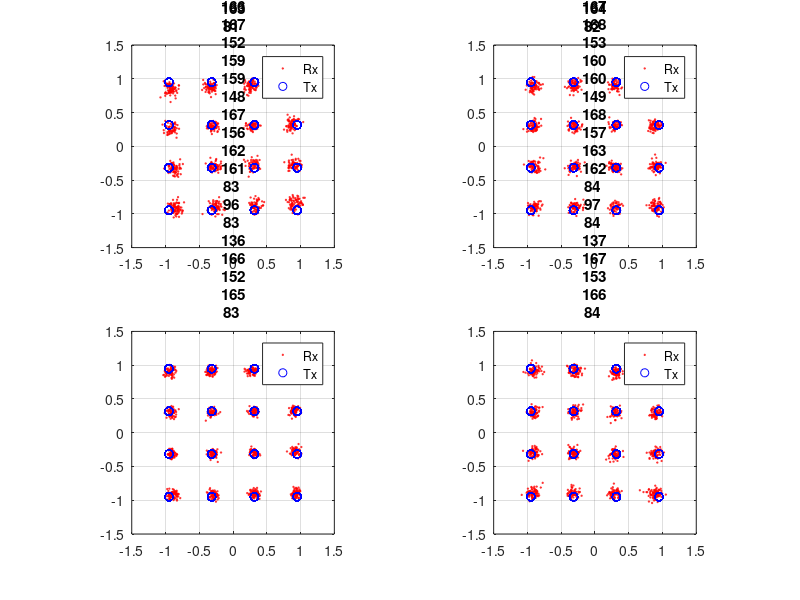
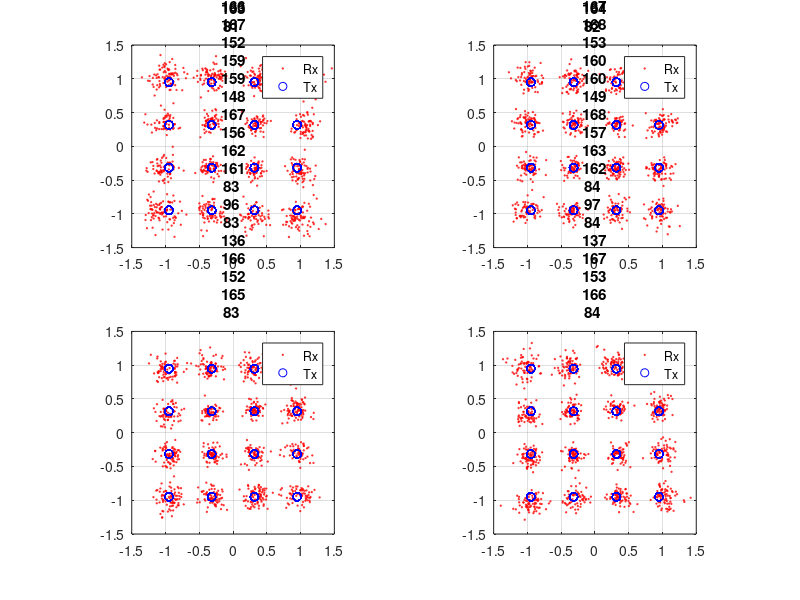
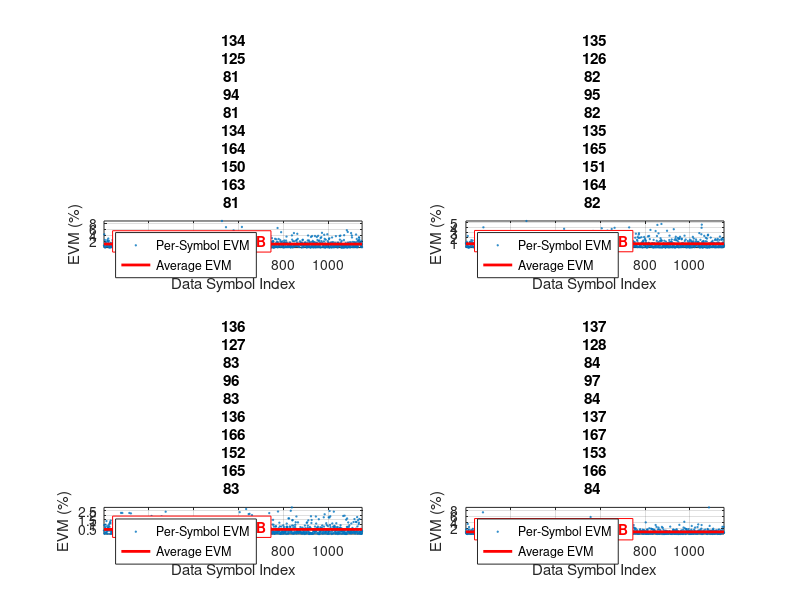
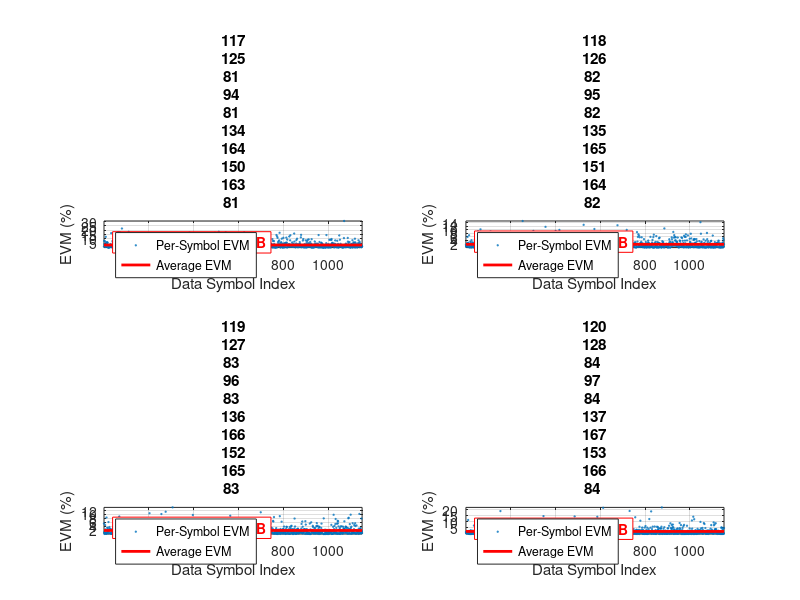

These charts were generated, in order, by the following MATLAB code:
%%%%%%%%%%%%%%%%%%%%%%%%%%%%%%%%%%%%%%%%%%%%%%%%%%%%%%%%%%%%%%%%%%%%%%%%%%%
%
%    Massive-MIMO Uplink and Downlink Beamforming Simulation
%
%	Author(s): Rahman Doost-Mohamamdy: doost@rice.edu
%
%---------------------------------------------------------------------
% Original code copyright Mango Communications, Inc.
% Distributed under the WARP License http://warpproject.org/license
% Copyright (c) 2018-2019, Rice University
% RENEW OPEN SOURCE LICENSE: http://renew-wireless.org/license
% ---------------------------------------------------------------------
%%%%%%%%%%%%%%%%%%%%%%%%%%%%%%%%%%%%%%%%%%%%%%%%%%%%%%%%%%%%%%%%%%%%%%%%%%%

clear
close all;


% Waveform params
N_OFDM_SYMS             = 24;           % Number of OFDM symbols
MOD_ORDER               = 16;           % Modulation order (2/4/16/64 = BSPK/QPSK/16-QAM/64-QAM)
TX_SCALE                = 1.0;          % Scale for Tx waveform ([0:1])

% OFDM params
SC_IND_PILOTS           = [8 22 44 58];                           % Pilot subcarrier indices
SC_IND_DATA             = [2:7 9:21 23:27 39:43 45:57 59:64];     % Data subcarrier indices
N_SC                    = 64;                                     % Number of subcarriers
CP_LEN                  = 16;                                     % Cyclic prefix length
N_DATA_SYMS             = N_OFDM_SYMS * length(SC_IND_DATA);      % Number of data symbols (one per data-bearing subcarrier per OFDM symbol)
SYM_LEN                 = N_SC + CP_LEN;
SC_ZER0                 = [1 28:38];                              % Indices of subcarriers with no data
N_SC_ZERO               = length(SC_ZER0);

% Rx processing params
FFT_OFFSET                    = 16;         % Number of CP samples to use in FFT (on average)
LTS_CORR_THRESH               = 0.8;        % Normalized threshold for LTS correlation
DO_APPLY_CFO_CORRECTION       = 0;          % Enable CFO estimation/correction
DO_APPLY_SFO_CORRECTION       = 0;          % Enable SFO estimation/correction
DO_APPLY_PHASE_ERR_CORRECTION = 0;          % Enable Residual CFO estimation/correction

SAMP_FREQ               = 20e6;
TRIGGER_OFFSET_TOL_NS   = 3000;             % Trigger time offset toleration between Tx and Rx that can be accomodated
N_BEGIN_ZERO_PAD        = 100;
N_END_ZERO_PAD          = 100;

% Massive-MIMO params
N_UE                    = 4;
N_BS_ANT                = 64;               % N_BS_ANT >> N_UE
N_UPLINK_SYMBOLS        = N_OFDM_SYMS;
N_0                     = 1e-2;
H_var                   = 1;
DO_SAVE_RX_DATA = 0;
DO_APPLY_HW_IMPERFECTION = 0;
DO_RECIPROCAL_CALIBRATION = 0;

DO_PLOT = 1;

% LTS for CFO and channel estimation
lts_f = [0 1 -1 -1 1 1 -1 1 -1 1 -1 -1 -1 -1 -1 1 1 -1 -1 1 -1 1 -1 1 1 1 1 0 0 0 0 0 0 0 0 0 0 0 1 1 -1 -1 1 1 -1 1 -1 1 1 1 1 1 1 -1 -1 1 1 -1 1 -1 1 1 1 1];
lts_t = ifft(lts_f, 64);

%% Modulation & Demodulation functions
% Functions for data -> complex symbol mapping (like qammod, avoids comm toolbox requirement)
% These anonymous functions implement the modulation mapping from IEEE 802.11-2012 Section 18.3.5.8

modvec_bpsk   =  (1/sqrt(2))  .* [-1 1];
modvec_16qam  =  (1/sqrt(10)) .* [-3 -1 +3 +1];
modvec_64qam  =  (1/sqrt(43)) .* [-7 -5 -1 -3 +7 +5 +1 +3];

mod_fcn_bpsk  = @(x) complex(modvec_bpsk(1+x),0);
mod_fcn_qpsk  = @(x) complex(modvec_bpsk(1+bitshift(x, -1)), modvec_bpsk(1+mod(x, 2)));
mod_fcn_16qam = @(x) complex(modvec_16qam(1+bitshift(x, -2)), modvec_16qam(1+mod(x,4)));
mod_fcn_64qam = @(x) complex(modvec_64qam(1+bitshift(x, -3)), modvec_64qam(1+mod(x,8)));

demod_fcn_bpsk = @(x) double(real(x)>0);
demod_fcn_qpsk = @(x) double(2*(real(x)>0) + 1*(imag(x)>0));
demod_fcn_16qam = @(x) (8*(real(x)>0)) + (4*(abs(real(x))<0.6325)) + (2*(imag(x)>0)) + (1*(abs(imag(x))<0.6325));
demod_fcn_64qam = @(x) (32*(real(x)>0)) + (16*(abs(real(x))<0.6172)) + (8*((abs(real(x))<(0.9258))&&((abs(real(x))>(0.3086))))) + (4*(imag(x)>0)) + (2*(abs(imag(x))<0.6172)) + (1*((abs(imag(x))<(0.9258))&&((abs(imag(x))>(0.3086)))));

%% Generate mMIMO tranceivers random phase vector [-pi, pi]
if DO_APPLY_HW_IMPERFECTION
    rng('shuffle');
    dl_tx_hw_phase = exp((2 * pi * repmat(rand(N_BS_ANT, 1), 1, N_SC) - pi) * 1j);
    dl_rx_hw_phase = exp((2 * pi * repmat(rand(N_UE, 1), 1, N_SC) - pi) * 1j);
    ul_tx_hw_phase = exp((2 * pi * repmat(rand(N_UE, 1), 1, N_SC) - pi) * 1j);
    ul_rx_hw_phase = exp((2 * pi * repmat(rand(N_BS_ANT, 1), 1, N_SC) - pi) * 1j);

else
    dl_tx_hw_phase = ones(N_BS_ANT, N_SC);
    ul_rx_hw_phase = ones(N_BS_ANT, N_SC);
    dl_rx_hw_phase = ones(N_UE, N_SC);
    ul_tx_hw_phase = ones(N_UE, N_SC);
end

%% BS Calibration
calib_mat = ones(N_BS_ANT, N_SC);
if DO_RECIPROCAL_CALIBRATION
    tx_ref_hw_phase = exp((2 * pi * rand - pi) * 1j);
    rx_ref_hw_phase = exp((2 * pi * rand - pi) * 1j);

    ul_tx_calib = ifft(lts_f * tx_ref_hw_phase);
    H_ref = sqrt(H_var / 2) .* (randn(N_BS_ANT, 1) + 1i*randn(N_BS_ANT, 1));
    Z_mat = sqrt(1e-4 / 2) * (randn(N_BS_ANT, length(ul_tx_calib)) + 1i*randn(N_BS_ANT, length(ul_tx_calib)));
    ul_rx_calib = H_ref * ul_tx_calib + Z_mat;
    ul_rx_calib_fft = fft(ul_rx_calib, N_SC, 2) .* ul_rx_hw_phase;
    h_ul_calib = ul_rx_calib_fft .* repmat(lts_f, N_BS_ANT, 1);

    dl_tx_calib = ifft(repmat(lts_f, N_BS_ANT, 1) .* dl_tx_hw_phase, N_SC, 2);
    Z_mat = sqrt(1e-4 / 2) * (randn(N_BS_ANT, length(dl_tx_calib)) + 1i*randn(N_BS_ANT, length(dl_tx_calib)));
    dl_rx_calib = repmat(H_ref, 1, N_SC) .* dl_tx_calib + Z_mat;
    dl_rx_calib_fft = fft(dl_rx_calib, N_SC, 2) * rx_ref_hw_phase;
    h_dl_calib = dl_rx_calib_fft .* repmat(lts_f, N_BS_ANT, 1);

    calib_mat(:, SC_IND_DATA) = h_dl_calib(:, SC_IND_DATA) ./ h_ul_calib(:, SC_IND_DATA);
end

%% Uplink

% Generate a payload of random integers
tx_ul_data = randi(MOD_ORDER, N_UE, N_DATA_SYMS) - 1;

% Map the data values on to complex symbols
switch MOD_ORDER
    case 2         % BPSK
        tx_ul_syms = arrayfun(mod_fcn_bpsk, tx_ul_data);
    case 4         % QPSK
        tx_ul_syms = arrayfun(mod_fcn_qpsk, tx_ul_data);
    case 16        % 16-QAM
        tx_ul_syms = arrayfun(mod_fcn_16qam, tx_ul_data);
    case 64        % 64-QAM
        tx_ul_syms = arrayfun(mod_fcn_64qam, tx_ul_data);
    otherwise
        fprintf('Invalid MOD_ORDER (%d)!  Must be in [2, 4, 16, 64]\n', MOD_ORDER);
        return;
end

% Reshape the symbol vector to a matrix with one column per OFDM symbol
tx_ul_syms_mat = reshape(tx_ul_syms, N_UE, length(SC_IND_DATA), N_OFDM_SYMS);

% Define the pilot tone values as BPSK symbols
pt_pilots = [1 1 -1 1].';

% Repeat the pilots across all OFDM symbols
pt_pilots_mat = zeros(N_UE, 4, N_OFDM_SYMS);
for i=1:N_UE
    pt_pilots_mat(i,:,:) = repmat(pt_pilots, 1, N_OFDM_SYMS);
end

%% IFFT

% Construct the IFFT input matrix
ifft_in_mat = zeros(N_UE, N_SC, N_OFDM_SYMS);

% Insert the data and pilot values; other subcarriers will remain at 0
ifft_in_mat(:, SC_IND_DATA, :) = tx_ul_syms_mat;
ifft_in_mat(:, SC_IND_PILOTS, :) = pt_pilots_mat;

% Apply hardware phase distortion
ifft_in_hw_mat = ifft_in_mat .* repmat(ul_tx_hw_phase, 1, 1, N_OFDM_SYMS);

%Perform the IFFT
tx_payload_mat = ifft(ifft_in_hw_mat, N_SC, 2);

% Insert the cyclic prefix
if(CP_LEN > 0)
    tx_cp = tx_payload_mat(:, (end-CP_LEN+1 : end), :);
    tx_payload_mat = cat(2, tx_cp, tx_payload_mat); %[tx_cp; tx_payload_mat];
end

% Reshape to a vector
tx_payload_vec = reshape(tx_payload_mat, N_UE, numel(tx_payload_mat(1,:,:)));
tx_pilot_vec = zeros(N_UE, SYM_LEN * (N_UE+1)); % additional pilot as noise
for i=1:N_UE
    lts_t = ifft(lts_f .* ul_tx_hw_phase(i, :), 64);
    tx_pilot_vec(i, (i-1)*SYM_LEN+1:i*SYM_LEN) = [lts_t(64-CP_LEN+1:64) lts_t];
end

% Construct the full time-domain OFDM waveform
tx_vec = [tx_pilot_vec tx_payload_vec];
tx_vec_air = TX_SCALE .* tx_vec ./ repmat(max(abs(tx_vec),[],2), 1, size(tx_vec, 2));

% Rayleight + AWGN:

rng('shuffle');

Z_mat = sqrt(N_0/2) * ( randn(N_BS_ANT,length(tx_vec_air) ) + 1i*randn(N_BS_ANT,length(tx_vec_air) ) );     % UL noise matrix
H = sqrt(H_var/2) .* ( randn(N_BS_ANT, N_UE) + 1i*randn(N_BS_ANT, N_UE) );                                  % Spatial Channel Matrix

rx_vec_air = H * tx_vec_air + Z_mat;
%rx_vec_air = rx_vec_air./repmat(max(abs(rx_vec_air'))', 1, size(rx_vec_air, 2));

rx_pilot_vec = zeros(N_BS_ANT, N_SC, N_UE);
for i=1:N_UE
    rx_pilot_vec(:, :, i) = rx_vec_air(:, (i-1)*SYM_LEN+CP_LEN+1:i*SYM_LEN);
end

lts_f_mat = zeros(N_BS_ANT, N_SC, N_UE);
for i = 1:N_UE
    lts_f_mat(:, :, i) = repmat(lts_f, N_BS_ANT, 1);
end
csi_mat = fft(rx_pilot_vec, N_SC, 2) .* repmat(ul_rx_hw_phase, 1, 1, N_UE) .* lts_f_mat;

rx_payload_vec=rx_vec_air(:, (N_UE+1)*SYM_LEN+1:end);
rx_payload_mat = reshape(rx_payload_vec, N_BS_ANT, SYM_LEN, N_OFDM_SYMS); % first two are preamble
rx_payload_mat_noCP = rx_payload_mat(:, CP_LEN+1:end, :);
fft_out_mat = fft(rx_payload_mat_noCP, N_SC, 2)  .* repmat(ul_rx_hw_phase, 1, 1, N_OFDM_SYMS);

precoding_mat = zeros(N_BS_ANT, N_SC, N_UE);
demult_mat = zeros(N_UE, N_SC, N_OFDM_SYMS);
sc_csi_mat = zeros(N_BS_ANT, N_UE);
for j=1:N_SC
    sc_csi_mat = squeeze(csi_mat(:, j, :));
    zf_mat = pinv(sc_csi_mat);
    demult_mat(:, j, :) = zf_mat * squeeze(fft_out_mat(:, j, :));
    dl_zf_mat = pinv(diag(calib_mat(:, i)) * sc_csi_mat);
    precoding_mat(:, j, :) = dl_zf_mat.'; %zf_mat.';
end

pilots_f_mat = demult_mat(:, SC_IND_PILOTS, :);
pilots_f_mat_comp = pilots_f_mat .* pt_pilots_mat;
pilot_phase_err = squeeze(angle(mean(pilots_f_mat_comp, 2)));

pilot_phase_corr = zeros(N_UE, N_SC, N_OFDM_SYMS);
for i=1:N_SC
    pilot_phase_corr(:,i,:) = exp(-1i*pilot_phase_err);
end
  
% Apply the pilot phase correction per symbol
demult_pc_mat = demult_mat.* pilot_phase_corr;
payload_syms_mat = demult_pc_mat(:, SC_IND_DATA, :);
payload_syms_mat = reshape(payload_syms_mat, N_UE, numel(payload_syms_mat(1,:,:)));

%% Demodulate uplink
rx_ul_syms = payload_syms_mat;
rx_ul_data = zeros(size(rx_ul_syms));

for n_ue = 1:N_UE
    switch(MOD_ORDER)
        case 2         % BPSK
            rx_data_temp = arrayfun(demod_fcn_bpsk, rx_ul_syms(n_ue,:) );
        case 4         % QPSK
            rx_data_temp = arrayfun(demod_fcn_qpsk, rx_ul_syms(n_ue,:));
        case 16        % 16-QAM
            rx_data_temp = arrayfun(demod_fcn_16qam, rx_ul_syms(n_ue,:));
        case 64        % 64-QAM
            rx_data_temp = arrayfun(demod_fcn_64qam, rx_ul_syms(n_ue,:));
    end

    rx_ul_data(n_ue, :) = complex( rx_data_temp );
end

%% Calculate UL Rx stats

ul_sym_errs = sum(sum(tx_ul_data ~= rx_ul_data)); % errors per user
ul_bit_errs = length(find(dec2bin(bitxor(tx_ul_data, rx_ul_data), 8) == '1'));
%rx_evm   = sqrt(sum((real(rx_syms) - real(tx_syms)).^2 + (imag(rx_syms) - imag(tx_syms)).^2)/(length(SC_IND_DATA) * N_OFDM_SYMS));

tx_ul_syms_vecs = reshape(tx_ul_syms_mat, N_UE, numel(tx_ul_syms_mat(1, :, :)));
ul_evm_mat = abs(payload_syms_mat - tx_ul_syms_vecs).^2;
ul_aevms = mean(ul_evm_mat, 2);
ul_snrs = 10*log10(1 ./ ul_aevms);


%% Downlink

tx_dl_data = tx_ul_data; % use same data for downlink as uplink
tx_dl_syms = tx_ul_syms; % use same data symbols for downlink as uplink
% Reshape the symbol vector to a matrix with one column per OFDM symbol
tx_dl_syms_mat = reshape(tx_dl_syms, N_UE, length(SC_IND_DATA), N_OFDM_SYMS);
tx_dl_data_vec = zeros(N_UE, N_OFDM_SYMS);
tx_mult_mat = zeros(N_BS_ANT, N_SC, N_OFDM_SYMS + 2);
for i=1:N_SC
    lts_f_vec = lts_f(i)*ones(N_UE, 1);
    tx_dl_data_vec(:, :) = permute(ifft_in_mat(:, i, :), [1 3 2]);
    tx_mult_f = [lts_f_vec lts_f_vec tx_dl_data_vec];
    tx_mult_mat(:, i, :) = squeeze(precoding_mat(:, i, :)) * tx_mult_f; % N_BS_ANT * N_SC * N_OFDM_SYMS
end

tx_mult_hw_mat = tx_mult_mat .* repmat(dl_tx_hw_phase, 1, 1, N_OFDM_SYMS + 2);
ifft_out_mat = ifft(tx_mult_hw_mat, N_SC, 2);

% Insert the cyclic prefix
if(CP_LEN > 0)
    tx_cp = ifft_out_mat(:, (end - CP_LEN + 1:end), :);
    tx_dl_mat = cat(2, tx_cp, ifft_out_mat); %[tx_cp; tx_payload_mat];
else
    tx_dl_mat = ifft_out_mat;
end

tx_dl_vec = reshape(tx_dl_mat, N_BS_ANT, numel(tx_dl_mat(1, :, :)));
tx_dl_vec = TX_SCALE .* tx_dl_vec ./ repmat(max(abs(tx_dl_vec), [], 2), 1, length(tx_dl_vec));

Z_dl_mat = sqrt(N_0/2) * (randn(N_UE,length(tx_dl_vec)) + 1i*randn(N_UE,length(tx_dl_vec))); % DL noise matrix
rx_dl_vec = (1/(sqrt(N_BS_ANT))) .* H.'*tx_dl_vec + Z_dl_mat;

rx_dl_mat = reshape(rx_dl_vec, N_UE, SYM_LEN, N_OFDM_SYMS + 2);
if(CP_LEN > 0)
    rx_dl_mat = rx_dl_mat(:, CP_LEN+1:end, :);
end

rx_dl_f_mat = fft(rx_dl_mat, N_SC, 2) .* repmat(dl_rx_hw_phase, 1, 1, N_OFDM_SYMS + 2);
rx_lts1_f = rx_dl_f_mat(:, :, 1);
rx_lts2_f = rx_dl_f_mat(:, :, 2);
dl_syms_f_mat = rx_dl_f_mat(:, :, 3:end);
rx_H_est = repmat(lts_f, N_UE, 1).*(rx_lts1_f + rx_lts2_f)/2;

dl_syms_eq_mat = zeros(N_UE, N_SC, N_OFDM_SYMS);
for i=1:N_OFDM_SYMS
    dl_syms_eq_mat(:,:,i) = squeeze(dl_syms_f_mat(:,:,i))./rx_H_est;
end

pilots_eq_mat = dl_syms_eq_mat(:,SC_IND_PILOTS,:);
pilots_eq_mat_comp = pilots_eq_mat.*pt_pilots_mat;
pilot_dl_phase_err = squeeze(angle(mean(pilots_eq_mat_comp,2)));

pilot_dl_phase_corr = zeros(N_UE, N_SC, N_OFDM_SYMS);
for i=1:N_SC
    pilot_dl_phase_corr(:,i,:) = exp(-1i*pilot_dl_phase_err);
end
  
% Apply the pilot phase correction per symbol
dl_syms_eq_pc_mat = dl_syms_eq_mat.* pilot_dl_phase_corr;
payload_dl_syms_mat = dl_syms_eq_pc_mat(:, SC_IND_DATA, :);
payload_dl_syms_mat = reshape(payload_dl_syms_mat, N_UE, numel(payload_dl_syms_mat(1,:,:)));

%% Demodulate downlink
rx_dl_syms = payload_dl_syms_mat;
rx_dl_data = zeros(size(rx_dl_syms));

for n_ue = 1:N_UE
    switch(MOD_ORDER)
        case 2         % BPSK
            rx_data_temp = arrayfun(demod_fcn_bpsk, rx_dl_syms(n_ue,:) );
        case 4         % QPSK
            rx_data_temp = arrayfun(demod_fcn_qpsk, rx_dl_syms(n_ue,:));
        case 16        % 16-QAM
            rx_data_temp = arrayfun(demod_fcn_16qam, rx_dl_syms(n_ue,:));
        case 64        % 64-QAM
            rx_data_temp = arrayfun(demod_fcn_64qam, rx_dl_syms(n_ue,:));
    end
    
    rx_dl_data(n_ue, :) = complex( rx_data_temp );
end

%% Calculate DL Rx stats

dl_sym_errs = sum(sum(tx_dl_data ~= rx_dl_data)); % errors per user
dl_bit_errs = length(find(dec2bin(bitxor(tx_dl_data, rx_dl_data), 8) == '1'));

tx_dl_syms_vecs = reshape(tx_dl_syms_mat, N_UE, numel(tx_dl_syms_mat(1, :, :)));
dl_evm_mat = abs(payload_dl_syms_mat - tx_dl_syms_vecs).^2;
dl_aevms = mean(dl_evm_mat, 2);
dl_snrs = 10*log10(1 ./ dl_aevms);

%% Plots:
if DO_PLOT
    cf = 0;
    N_ROW = ceil(sqrt(N_UE));
    if N_ROW == sqrt(N_UE)
        N_COL = N_ROW;
    else
        N_COL = ceil(N_UE / N_ROW);
    end

    % UL
    cf = cf + 1;
    figure(cf); clf;
    for i=1:N_UE
        subplot(N_ROW, N_COL, i)
        plot(payload_syms_mat(i, :),'ro','MarkerSize',1);
        axis square; axis(1.5 * [-1 1 -1 1]);
        grid on;
        hold on;

        plot(tx_ul_syms(i, :),'bo');
        title("Uplink Constellation - User "+ num2str(i))
        legend('Rx','Tx');
    end

    % DL
    cf = cf + 1;
    figure(cf); clf;
    for i=1:N_UE
        subplot(N_ROW, N_COL, i)
        plot(payload_dl_syms_mat(i, :),'ro','MarkerSize',1);
        axis square; axis(1.5*[-1 1 -1 1]);
        grid on;
        hold on;

        plot(tx_dl_syms(i, :),'bo');
        title("Downlink Constellation - User " + num2str(i))
        legend('Rx','Tx');
    end

    % EVM & SNR UL
    cf = cf + 1;
    figure(cf); clf;

    for i=1:N_UE
        subplot(N_ROW, N_COL, i)
        plot(100*ul_evm_mat(i, :),'o','MarkerSize',1)
        axis tight
        hold on
        plot([1 length(ul_evm_mat(i ,:))], 100*[ul_aevms(i ,:), ul_aevms(i ,:)],'r','LineWidth',2)
        title('Downlink Rx Stats')
        myAxis = axis;
        h = text(round(.05*length(ul_evm_mat(i, :))), 100*ul_aevms(i, :)+ .1*(myAxis(4)-myAxis(3)), sprintf('Effective SNR: %.1f dB', ul_snrs(i, :)));
        set(h,'Color',[1 0 0])
        set(h,'FontWeight','bold')
        set(h,'FontSize',10)
        set(h,'EdgeColor',[1 0 0])
        set(h,'BackgroundColor',[1 1 1])
        hold off
        xlabel('Data Symbol Index')
        ylabel('EVM (%)');
        legend('Per-Symbol EVM','Average EVM','Location','NorthWest');
        title("UL - User " + num2str(i))
        grid on
    end

    % EVM & SNR DL
    cf = cf + 1;
    figure(cf); clf;


    for i=1:N_UE
        subplot(N_ROW, N_COL, i)
        plot(100*dl_evm_mat(i, :),'o','MarkerSize',1)
        axis tight
        hold on
        plot([1 length(dl_evm_mat(i, :))], 100*[dl_aevms(i, :), dl_aevms(i, :)],'r','LineWidth',2)
        title('Downlink Rx Stats')
        myAxis = axis;
        h = text(round(.05*length(dl_evm_mat(i, :))), 100*dl_aevms(i, :)+ .1*(myAxis(4)-myAxis(3)), sprintf('Effective SNR: %.1f dB', dl_snrs(i, :)));
        set(h,'Color',[1 0 0])
        set(h,'FontWeight','bold')
        set(h,'FontSize',10)
        set(h,'EdgeColor',[1 0 0])
        set(h,'BackgroundColor',[1 1 1])
        hold off
        xlabel('Data Symbol Index')
        ylabel('EVM (%)');
        legend('Per-Symbol EVM','Average EVM','Location','NorthWest');
        title("DL - User " + num2str(i))
        grid on
    end

end

fprintf('\nUL Results:\n');
fprintf('===== SNRs: =====\n');

for n_ue = 1:N_UE
    fprintf('UL SNR of user %d :   %f\n', n_ue , ul_snrs(n_ue));
end


fprintf('\n===== Errors: =====\n');
fprintf('Num Bits:   %d\n', N_UE * N_DATA_SYMS * log2(MOD_ORDER) );
fprintf('UL Sym Errors:  %d (of %d total symbols)\n', ul_sym_errs, N_UE * N_DATA_SYMS);
fprintf('UL Bit Errors:  %d (of %d total bits)\n', ul_bit_errs, N_UE * N_DATA_SYMS * log2(MOD_ORDER));

fprintf('\n\nDL Results:\n');
fprintf('===== SNRs: =====\n');

for n_ue = 1:N_UE
    fprintf('DL SNR of user %d :   %f\n', n_ue , dl_snrs(n_ue));
end

fprintf('\n===== Errors: =====\n');
fprintf('Num Bits:   %d\n', N_UE * N_DATA_SYMS * log2(MOD_ORDER) );
fprintf('DL Sym Errors:  %d (of %d total symbols)\n', dl_sym_errs, N_UE * N_DATA_SYMS);
fprintf('DL Bit Errors:  %d (of %d total bits)\n', dl_bit_errs, N_UE * N_DATA_SYMS * log2(MOD_ORDER));

if DO_SAVE_RX_DATA
    %%% save uplink rx signal
    rx_save_vec = [rx_vec_air(:, 1:N_UE*SYM_LEN) rx_vec_air(:, (N_UE+1)*SYM_LEN+1:end)];
    rx_save_mat = reshape(rx_save_vec, size(rx_vec_air, 1), SYM_LEN, N_OFDM_SYMS+N_UE);
    filename = 'rx_ul_'+string(N_BS_ANT)+'x'+string(N_UE)+'.bin';
    fileID = fopen(filename,'w');
    for i=1:N_OFDM_SYMS+N_UE
       for j =1:N_BS_ANT
           save_vec = [real(rx_save_mat(j,:,i));imag(rx_save_mat(j,:,i))];
           %save_vec = rx_save_mat(j,:,i);
           save_vec_i = uint16(real(save_vec)*32768);
           save_vec_q = uint16(imag(save_vec)*32768);
           save_vec_int = bitor(bitshift(uint32(save_vec_i), 16) , uint32(save_vec_q));
           %fwrite(fileID,save_vec_int,'uint32');
           fwrite(fileID,save_vec(:),'double');
       end
    end

    fclose(fileID);

    %%% save downlink rx signal
    dl_save_mat = reshape(rx_dl_vec, size(rx_dl_vec, 1), SYM_LEN, N_OFDM_SYMS+2);
    filename = 'rx_dl_'+string(N_BS_ANT)+'x'+string(N_UE)+'.bin';
    fileID = fopen(filename,'w');
    for i=1:N_OFDM_SYMS+2
       for j =1:N_UE
           save_vec = [real(dl_save_mat(j,:,i));imag(dl_save_mat(j,:,i))];
           %save_vec = dl_save_mat(j,:,i);
           save_vec_i = uint16(real(save_vec)*32768);
           save_vec_q = uint16(imag(save_vec)*32768);
           save_vec_int = bitor(bitshift(uint32(save_vec_i), 16) , uint32(save_vec_q));
           %fwrite(fileID,save_vec_int,'uint32');
           fwrite(fileID,save_vec(:),'double');
       end
    end

    fclose(fileID);
    
    %%% save precoding matrix
    filename = 'zf_'+string(N_BS_ANT)+'x'+string(N_UE)+'.bin';
    fileID = fopen(filename,'w');
    for i=1:N_SC
       for j =1:N_BS_ANT
           save_vec = [real(squeeze(precoding_mat(j,i,:))) imag(squeeze(precoding_mat(j,i,:)))].';
           fwrite(fileID,save_vec(:),'single');
       end
    end
    fclose(fileID);
end

